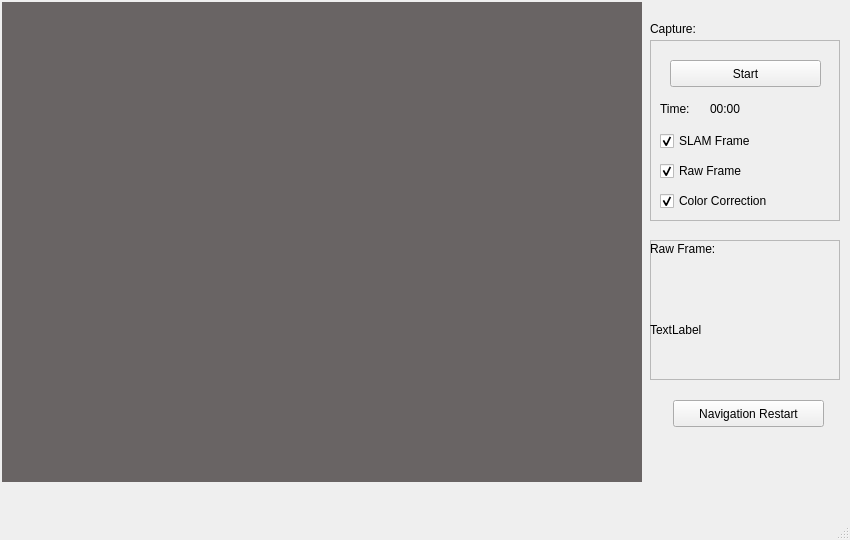
<?xml version="1.0" encoding="UTF-8"?>
<ui version="4.0">
 <class>Viewer</class>
 <widget class="QMainWindow" name="Viewer">
  <property name="geometry">
   <rect>
    <x>0</x>
    <y>0</y>
    <width>850</width>
    <height>540</height>
   </rect>
  </property>
  <property name="windowTitle">
   <string>MainWindow</string>
  </property>
  <property name="styleSheet">
   <string notr="true">gridline-color: rgb(12, 0, 0);</string>
  </property>
  <widget class="QWidget" name="centralwidget">
   <widget class="QVTKWidget" name="qvtkWidget" native="true">
    <property name="geometry">
     <rect>
      <x>2</x>
      <y>2</y>
      <width>640</width>
      <height>480</height>
     </rect>
    </property>
    <property name="styleSheet">
     <string notr="true">border-color: rgb(0, 0, 0);
background-color: rgb(105, 100, 100);</string>
    </property>
   </widget>
   <widget class="QFrame" name="frame">
    <property name="geometry">
     <rect>
      <x>650</x>
      <y>40</y>
      <width>190</width>
      <height>181</height>
     </rect>
    </property>
    <property name="frameShape">
     <enum>QFrame::StyledPanel</enum>
    </property>
    <property name="frameShadow">
     <enum>QFrame::Raised</enum>
    </property>
    <widget class="QPushButton" name="capture_pb">
     <property name="geometry">
      <rect>
       <x>20</x>
       <y>20</y>
       <width>151</width>
       <height>27</height>
      </rect>
     </property>
     <property name="text">
      <string>Start</string>
     </property>
    </widget>
    <widget class="QLabel" name="label_2">
     <property name="geometry">
      <rect>
       <x>10</x>
       <y>60</y>
       <width>41</width>
       <height>17</height>
      </rect>
     </property>
     <property name="text">
      <string>Time:</string>
     </property>
    </widget>
    <widget class="QLabel" name="Time_label">
     <property name="geometry">
      <rect>
       <x>60</x>
       <y>60</y>
       <width>41</width>
       <height>17</height>
      </rect>
     </property>
     <property name="text">
      <string>00:00</string>
     </property>
    </widget>
    <widget class="QCheckBox" name="SLAM_cb">
     <property name="geometry">
      <rect>
       <x>10</x>
       <y>90</y>
       <width>121</width>
       <height>22</height>
      </rect>
     </property>
     <property name="text">
      <string>SLAM Frame</string>
     </property>
     <property name="checked">
      <bool>true</bool>
     </property>
    </widget>
    <widget class="QCheckBox" name="RAW_cb">
     <property name="geometry">
      <rect>
       <x>10</x>
       <y>120</y>
       <width>121</width>
       <height>22</height>
      </rect>
     </property>
     <property name="text">
      <string>Raw Frame</string>
     </property>
     <property name="checked">
      <bool>true</bool>
     </property>
    </widget>
    <widget class="QCheckBox" name="color_cb">
     <property name="geometry">
      <rect>
       <x>10</x>
       <y>150</y>
       <width>151</width>
       <height>22</height>
      </rect>
     </property>
     <property name="text">
      <string>Color Correction</string>
     </property>
     <property name="checked">
      <bool>true</bool>
     </property>
    </widget>
   </widget>
   <widget class="QFrame" name="raw_frame">
    <property name="geometry">
     <rect>
      <x>650</x>
      <y>240</y>
      <width>190</width>
      <height>140</height>
     </rect>
    </property>
    <property name="frameShape">
     <enum>QFrame::StyledPanel</enum>
    </property>
    <property name="frameShadow">
     <enum>QFrame::Raised</enum>
    </property>
    <widget class="QLabel" name="RAW_label">
     <property name="geometry">
      <rect>
       <x>0</x>
       <y>20</y>
       <width>190</width>
       <height>140</height>
      </rect>
     </property>
     <property name="text">
      <string>TextLabel</string>
     </property>
    </widget>
   </widget>
   <widget class="QLabel" name="label">
    <property name="geometry">
     <rect>
      <x>650</x>
      <y>20</y>
      <width>67</width>
      <height>17</height>
     </rect>
    </property>
    <property name="text">
     <string>Capture:</string>
    </property>
   </widget>
   <widget class="QLabel" name="label_4">
    <property name="geometry">
     <rect>
      <x>650</x>
      <y>240</y>
      <width>91</width>
      <height>17</height>
     </rect>
    </property>
    <property name="text">
     <string>Raw Frame:</string>
    </property>
   </widget>
   <widget class="QPushButton" name="restart_pb">
    <property name="geometry">
     <rect>
      <x>673</x>
      <y>400</y>
      <width>151</width>
      <height>27</height>
     </rect>
    </property>
    <property name="text">
     <string>Navigation Restart</string>
    </property>
   </widget>
  </widget>
  <widget class="QMenuBar" name="menubar">
   <property name="geometry">
    <rect>
     <x>0</x>
     <y>0</y>
     <width>850</width>
     <height>25</height>
    </rect>
   </property>
  </widget>
  <widget class="QStatusBar" name="statusbar"/>
 </widget>
 <customwidgets>
  <customwidget>
   <class>QVTKWidget</class>
   <extends>QWidget</extends>
   <header location="global">QVTKWidget.h</header>
  </customwidget>
 </customwidgets>
 <resources/>
 <connections/>
</ui>
